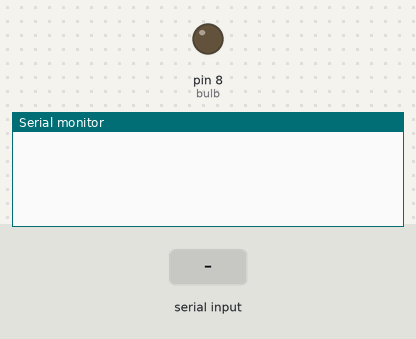
Bench run of a sketch on a simulated Arduino Uno, built with avr-gcc and run on an emulated ATmega328P. Shown: output pins drawn as LEDs (lit = HIGH), the last lines printed to the serial monitor. The test bench sets the inputs (shaded band).

Above: at 1.2 s.
1.3 s: "on" received over Serial
At 3.4 s:
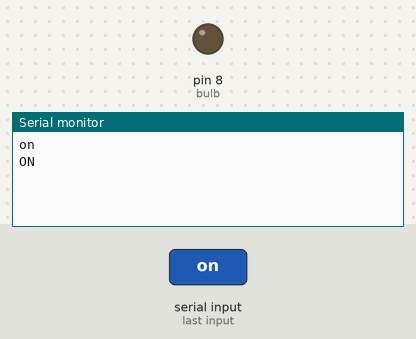
3.8 s: "off" received over Serial
At 5.4 s:
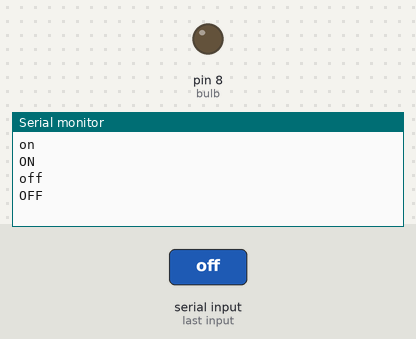
6.3 s: "bulb" received over Serial
At 8.3 s:
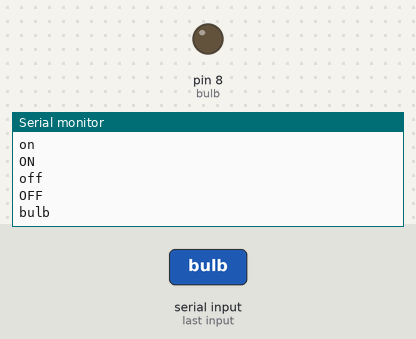

Measured:
- after the input at 1.3 s, the serial monitor: prints a new line after 1.0 s (image 1)
- after the input at 3.8 s, the serial monitor: prints a new line after 1.0 s (image 2)
- after the input at 6.3 s, the serial monitor: prints a new line after 1.0 s (image 3)

The sketch:

bulb_control.ino
```cpp
int bulb=8;
int i=0;
int j=0;
String in;
String detected[3];
int pin[2];
int m=0;
String devices[]={"bulb", "bulbs", "CFL", };
void setup()
{

  pinMode(bulb, OUTPUT);
  Serial.begin(9600);
}

void loop()
{
  while(Serial.available()==0);
  Serial.flush();
  in = Serial.readString();
  Serial.println(in);

  {
  if(in.indexOf("on")>=0)
{
  Serial.println("ON");
  object("on");
  //digitalWrite(led, HIGH);
  //Serial.println("Led on");
}
if(in.indexOf("off")>=0)
{
  Serial.println("OFF");
  object("off");
  //digitalWrite(led, LOW);
  //Serial.println("Led off");
}
}
}

void object(String data)
{
  if(data == "on")
  {
     if(in.indexOf("bulb")>=0 || in.indexOf("cfl")>=0 || in.indexOf("CFL")>=0)
   {
    digitalWrite(bulb, LOW);
    Serial.println("Bulb OFF");
                      // delay(3000);
   }


  }
  if(data == "off")
  {


    if(in.indexOf("bulb")>=0 || in.indexOf("cfl")>=0 || in.indexOf("CFL")>=0)
    {
    digitalWrite(bulb, HIGH);
    Serial.println("Bulb ON");
                      //delay(3000);
    }


  }
  return;
}
```
